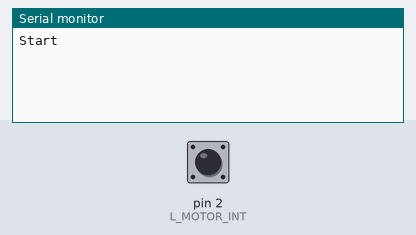
A sketch run on a simulated Arduino Uno, built with avr-gcc and run on an emulated ATmega328P. Shown: the last lines printed to the serial monitor. The inputs (shaded band) are chosen by the test bench; at power-on: pin 2 (L_MOTOR_INT) HIGH.

Above: at 1.2 s.
1.3 s: pin 2 (L_MOTOR_INT) pulled LOW for 0.15 s
At 2.4 s:
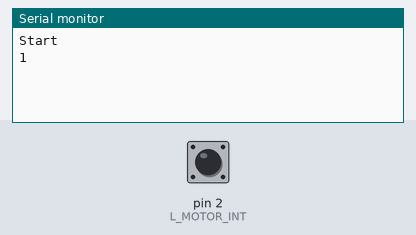
2.9 s: pin 2 (L_MOTOR_INT) pulled LOW for 1 s
At 4.9 s:
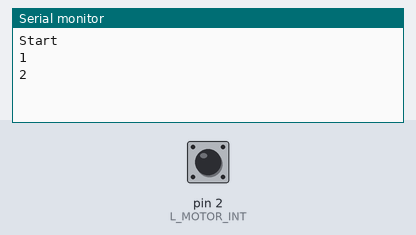
5.4 s: pin 2 (L_MOTOR_INT) pulled LOW for 0.15 s
At 6.7 s:
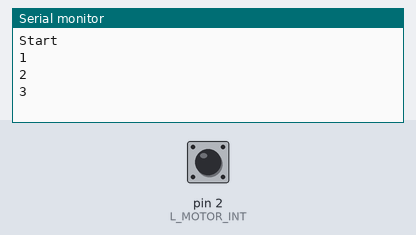

The sketch:

count_times.ino
```cpp
#define L_MOTOR_INT 2
#define R_MOTOR_INT 3
void setup() {
  // put your setup code here, to run once:
  pinMode(L_MOTOR_INT, INPUT_PULLUP);
  attachInterrupt(digitalPinToInterrupt(L_MOTOR_INT), left_int, RISING);
    Serial.begin(115200);
  Serial.println("Start");
}

void loop() {
  // put your main code here, to run repeatedly:

}

void left_int(){
  static unsigned long enter_time=0;
  enter_time++;
  Serial.println(enter_time);
}
```

Measured:
- after the input at 1.3 s, the serial monitor: prints a new line after 0.15 s (image 1)
- after the input at 2.9 s, the serial monitor: prints a new line after 1.0 s (image 2)
- after the input at 5.4 s, the serial monitor: prints a new line after 0.15 s (image 3)
